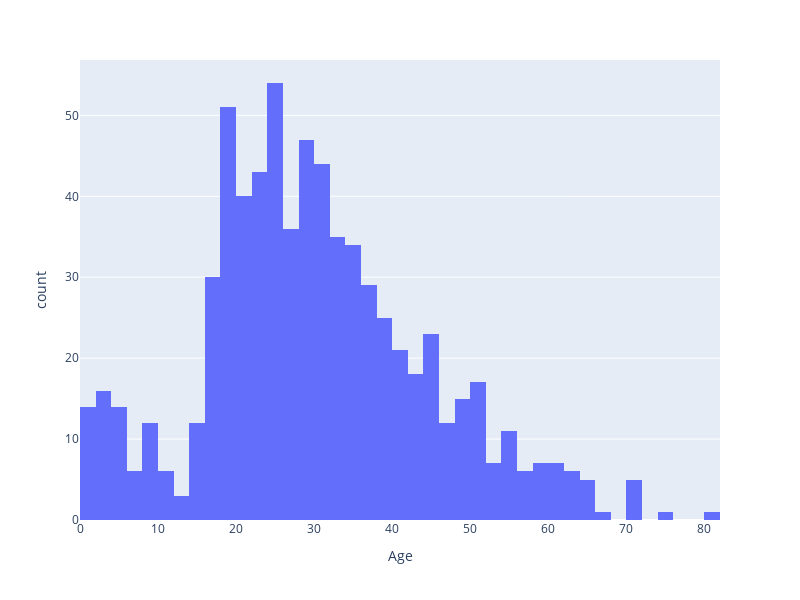
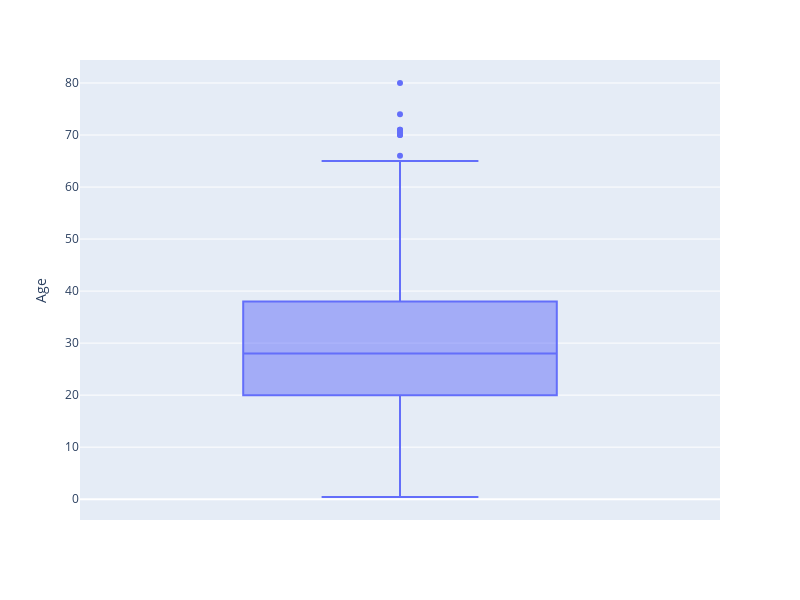

Here is the notebook cell these charts were saved with, in order:
### Code cell
#Calculating the distrubition's skewness for 'fig_age' histogram
skewness_age = stats.skew(df_titanic['Age'].dropna())


#Calculating the mean,mode,median for age found in the dataframe
mean_age = df_titanic['Age'].mean()
mode_age = df_titanic['Age'].mode().tolist() 
median_age = df_titanic['Age'].median()


#Printing out the mean, mode, median and skewness of the histogram
print(f"Mean: {mean_age:.2f}\nMode: {mode_age}\nMedian: {median_age}\nSkewness: {skewness_age:.2f}")

#Ploting the histogram for the 'Age' column in the dataframe
fig_age_hist = px.histogram(
    df_titanic, #selecting dataframe 'df_titanic'
    x="Age"     #selecting column 'Age'
)


#Ploting the box plot for the 'Age' column in the dataframe
fig_age_box = px.box(
    df_titanic,
    y='Age'
)

#Adjusting the size of the histogram and boxplot 
fig_age_box.update_layout(height=600, width=800)
fig_age_hist.update_layout(height=600, width=800)

#Showing the histogram for 'Age' column
fig_age_hist.show()
fig_age_box.show()

### Figure 1 — Plotly figure (JSON) as saved in the notebook; plotly's stock layout.template omitted (floating-point values rounded to 4 significant figures; data arrays with more than 128 entries replaced by an {"elided": "..."} marker saying what was removed)
{"data": [{"alignmentgroup": "True", "bingroup": "x", "hovertemplate": "Age=%{x}<br>count=%{y}<extra></extra>", "legendgroup": "", "marker": {"color": "#636efa", "pattern": {"shape": ""}}, "name": "", "offsetgroup": "", "orientation": "v", "showlegend": false, "type": "histogram", "x": {"elided": "891 float values"}, "xaxis": "x", "yaxis": "y"}], "layout": {"barmode": "relative", "height": 600, "legend": {"tracegroupgap": 0}, "margin": {"t": 60}, "width": 800, "xaxis": {"anchor": "y", "domain": [0, 1], "title": {"text": "Age"}}, "yaxis": {"anchor": "x", "domain": [0, 1], "title": {"text": "count"}}}}

### Figure 2 — Plotly figure (JSON) as saved in the notebook; plotly's stock layout.template omitted (floating-point values rounded to 4 significant figures; data arrays with more than 128 entries replaced by an {"elided": "..."} marker saying what was removed)
{"data": [{"alignmentgroup": "True", "hovertemplate": "Age=%{y}<extra></extra>", "legendgroup": "", "marker": {"color": "#636efa"}, "name": "", "notched": false, "offsetgroup": "", "orientation": "v", "showlegend": false, "type": "box", "x0": " ", "xaxis": "x", "y": {"elided": "891 float values"}, "y0": " ", "yaxis": "y"}], "layout": {"boxmode": "group", "height": 600, "legend": {"tracegroupgap": 0}, "margin": {"t": 60}, "width": 800, "xaxis": {"anchor": "y", "domain": [0, 1]}, "yaxis": {"anchor": "x", "domain": [0, 1], "title": {"text": "Age"}}}}
